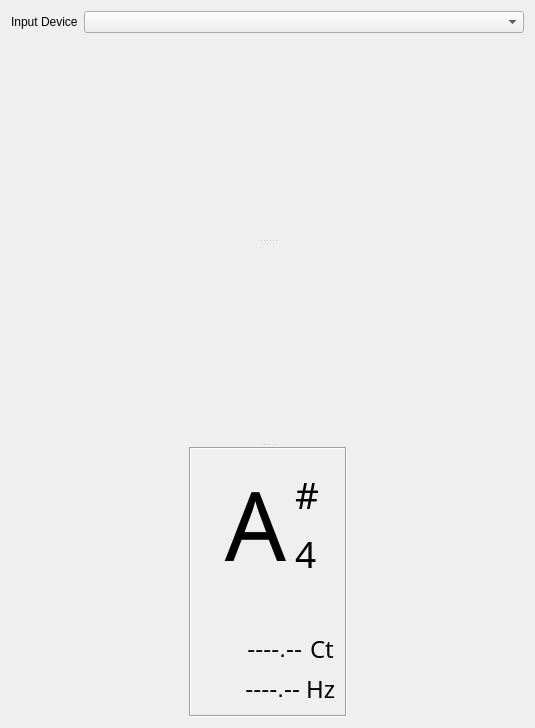
<?xml version="1.0" encoding="UTF-8"?>
<ui version="4.0">
 <class>Tuner</class>
 <widget class="QWidget" name="Tuner">
  <property name="geometry">
   <rect>
    <x>0</x>
    <y>0</y>
    <width>535</width>
    <height>713</height>
   </rect>
  </property>
  <property name="windowTitle">
   <string>Tuner</string>
  </property>
  <layout class="QVBoxLayout" name="verticalLayout_6">
   <item>
    <widget class="QWidget" name="widget0" native="true">
     <layout class="QHBoxLayout" name="horizontalLayout_3">
      <property name="leftMargin">
       <number>0</number>
      </property>
      <property name="topMargin">
       <number>0</number>
      </property>
      <property name="rightMargin">
       <number>0</number>
      </property>
      <property name="bottomMargin">
       <number>0</number>
      </property>
      <item>
       <widget class="QLabel" name="label_2">
        <property name="sizePolicy">
         <sizepolicy hsizetype="Fixed" vsizetype="Preferred">
          <horstretch>0</horstretch>
          <verstretch>0</verstretch>
         </sizepolicy>
        </property>
        <property name="text">
         <string>Input Device</string>
        </property>
       </widget>
      </item>
      <item>
       <widget class="QComboBox" name="input_devices_box"/>
      </item>
     </layout>
    </widget>
   </item>
   <item>
    <widget class="QSplitter" name="splitter">
     <property name="orientation">
      <enum>Qt::Vertical</enum>
     </property>
     <widget class="QWidget" name="widget1" native="true">
      <property name="minimumSize">
       <size>
        <width>0</width>
        <height>200</height>
       </size>
      </property>
      <layout class="QVBoxLayout" name="verticalLayout_2">
       <property name="spacing">
        <number>0</number>
       </property>
       <property name="leftMargin">
        <number>0</number>
       </property>
       <property name="topMargin">
        <number>0</number>
       </property>
       <property name="rightMargin">
        <number>0</number>
       </property>
       <property name="bottomMargin">
        <number>0</number>
       </property>
       <item>
        <layout class="QVBoxLayout" name="buffer_layout"/>
       </item>
      </layout>
     </widget>
     <widget class="QWidget" name="widget4" native="true">
      <property name="minimumSize">
       <size>
        <width>0</width>
        <height>200</height>
       </size>
      </property>
      <property name="maximumSize">
       <size>
        <width>16777215</width>
        <height>16777215</height>
       </size>
      </property>
      <layout class="QVBoxLayout" name="verticalLayout_5">
       <property name="leftMargin">
        <number>0</number>
       </property>
       <property name="topMargin">
        <number>0</number>
       </property>
       <property name="rightMargin">
        <number>0</number>
       </property>
       <property name="bottomMargin">
        <number>0</number>
       </property>
       <item>
        <layout class="QVBoxLayout" name="freq_layout"/>
       </item>
      </layout>
     </widget>
     <widget class="QWidget" name="">
      <layout class="QHBoxLayout" name="horizontalLayout_6">
       <item>
        <spacer name="horizontalSpacer">
         <property name="orientation">
          <enum>Qt::Horizontal</enum>
         </property>
         <property name="sizeHint" stdset="0">
          <size>
           <width>40</width>
           <height>20</height>
          </size>
         </property>
        </spacer>
       </item>
       <item>
        <widget class="QFrame" name="frame">
         <property name="sizePolicy">
          <sizepolicy hsizetype="Fixed" vsizetype="Fixed">
           <horstretch>0</horstretch>
           <verstretch>0</verstretch>
          </sizepolicy>
         </property>
         <property name="frameShape">
          <enum>QFrame::Box</enum>
         </property>
         <property name="frameShadow">
          <enum>QFrame::Sunken</enum>
         </property>
         <layout class="QVBoxLayout" name="verticalLayout">
          <item>
           <layout class="QHBoxLayout" name="horizontalLayout">
            <property name="spacing">
             <number>0</number>
            </property>
            <item>
             <widget class="QLabel" name="note">
              <property name="font">
               <font>
                <family>Fira Code</family>
                <pointsize>72</pointsize>
               </font>
              </property>
              <property name="text">
               <string>A</string>
              </property>
              <property name="alignment">
               <set>Qt::AlignRight|Qt::AlignTrailing|Qt::AlignVCenter</set>
              </property>
             </widget>
            </item>
            <item>
             <widget class="QWidget" name="widget2" native="true">
              <property name="maximumSize">
               <size>
                <width>50</width>
                <height>16777215</height>
               </size>
              </property>
              <layout class="QVBoxLayout" name="verticalLayout_4">
               <item>
                <widget class="QLabel" name="accidental">
                 <property name="sizePolicy">
                  <sizepolicy hsizetype="Fixed" vsizetype="Fixed">
                   <horstretch>0</horstretch>
                   <verstretch>0</verstretch>
                  </sizepolicy>
                 </property>
                 <property name="maximumSize">
                  <size>
                   <width>30</width>
                   <height>16777215</height>
                  </size>
                 </property>
                 <property name="font">
                  <font>
                   <family>Fira Code</family>
                   <pointsize>28</pointsize>
                  </font>
                 </property>
                 <property name="text">
                  <string>#</string>
                 </property>
                 <property name="alignment">
                  <set>Qt::AlignLeading|Qt::AlignLeft|Qt::AlignVCenter</set>
                 </property>
                </widget>
               </item>
               <item>
                <widget class="QLabel" name="number">
                 <property name="sizePolicy">
                  <sizepolicy hsizetype="Fixed" vsizetype="Fixed">
                   <horstretch>0</horstretch>
                   <verstretch>0</verstretch>
                  </sizepolicy>
                 </property>
                 <property name="maximumSize">
                  <size>
                   <width>30</width>
                   <height>16777215</height>
                  </size>
                 </property>
                 <property name="font">
                  <font>
                   <family>Fira Code</family>
                   <pointsize>28</pointsize>
                  </font>
                 </property>
                 <property name="text">
                  <string>4</string>
                 </property>
                 <property name="alignment">
                  <set>Qt::AlignLeading|Qt::AlignLeft|Qt::AlignVCenter</set>
                 </property>
                </widget>
               </item>
              </layout>
             </widget>
            </item>
           </layout>
          </item>
          <item>
           <widget class="QWidget" name="centbar_widget" native="true">
            <property name="minimumSize">
             <size>
              <width>0</width>
              <height>30</height>
             </size>
            </property>
            <property name="maximumSize">
             <size>
              <width>16777215</width>
              <height>30</height>
             </size>
            </property>
            <layout class="QHBoxLayout" name="horizontalLayout_5">
             <property name="spacing">
              <number>0</number>
             </property>
             <property name="leftMargin">
              <number>0</number>
             </property>
             <property name="topMargin">
              <number>0</number>
             </property>
             <property name="rightMargin">
              <number>0</number>
             </property>
             <property name="bottomMargin">
              <number>0</number>
             </property>
             <item>
              <layout class="QVBoxLayout" name="centbar_layout">
               <property name="spacing">
                <number>0</number>
               </property>
              </layout>
             </item>
            </layout>
           </widget>
          </item>
          <item>
           <layout class="QHBoxLayout" name="horizontalLayout_8">
            <item>
             <widget class="QLabel" name="cents">
              <property name="sizePolicy">
               <sizepolicy hsizetype="Fixed" vsizetype="Fixed">
                <horstretch>0</horstretch>
                <verstretch>0</verstretch>
               </sizepolicy>
              </property>
              <property name="minimumSize">
               <size>
                <width>100</width>
                <height>0</height>
               </size>
              </property>
              <property name="font">
               <font>
                <family>Microsoft YaHei UI</family>
                <pointsize>18</pointsize>
               </font>
              </property>
              <property name="text">
               <string>----.--</string>
              </property>
              <property name="alignment">
               <set>Qt::AlignRight|Qt::AlignTrailing|Qt::AlignVCenter</set>
              </property>
             </widget>
            </item>
            <item>
             <widget class="QLabel" name="cents_label">
              <property name="sizePolicy">
               <sizepolicy hsizetype="Fixed" vsizetype="Preferred">
                <horstretch>0</horstretch>
                <verstretch>0</verstretch>
               </sizepolicy>
              </property>
              <property name="font">
               <font>
                <family>Fira Code</family>
                <pointsize>18</pointsize>
               </font>
              </property>
              <property name="text">
               <string>Ct</string>
              </property>
             </widget>
            </item>
           </layout>
          </item>
          <item>
           <layout class="QHBoxLayout" name="horizontalLayout_2">
            <property name="sizeConstraint">
             <enum>QLayout::SetMinimumSize</enum>
            </property>
            <item>
             <widget class="QLabel" name="hertz">
              <property name="sizePolicy">
               <sizepolicy hsizetype="Fixed" vsizetype="Fixed">
                <horstretch>0</horstretch>
                <verstretch>0</verstretch>
               </sizepolicy>
              </property>
              <property name="minimumSize">
               <size>
                <width>100</width>
                <height>0</height>
               </size>
              </property>
              <property name="font">
               <font>
                <family>Microsoft YaHei UI</family>
                <pointsize>18</pointsize>
               </font>
              </property>
              <property name="text">
               <string>----.--</string>
              </property>
              <property name="alignment">
               <set>Qt::AlignRight|Qt::AlignTrailing|Qt::AlignVCenter</set>
              </property>
             </widget>
            </item>
            <item>
             <widget class="QLabel" name="hertz_label">
              <property name="sizePolicy">
               <sizepolicy hsizetype="Fixed" vsizetype="Preferred">
                <horstretch>0</horstretch>
                <verstretch>0</verstretch>
               </sizepolicy>
              </property>
              <property name="font">
               <font>
                <family>Fira Code</family>
                <pointsize>18</pointsize>
               </font>
              </property>
              <property name="text">
               <string>Hz</string>
              </property>
             </widget>
            </item>
           </layout>
          </item>
         </layout>
        </widget>
       </item>
       <item>
        <spacer name="horizontalSpacer_2">
         <property name="orientation">
          <enum>Qt::Horizontal</enum>
         </property>
         <property name="sizeHint" stdset="0">
          <size>
           <width>40</width>
           <height>20</height>
          </size>
         </property>
        </spacer>
       </item>
      </layout>
     </widget>
    </widget>
   </item>
  </layout>
 </widget>
 <resources/>
 <connections/>
</ui>
